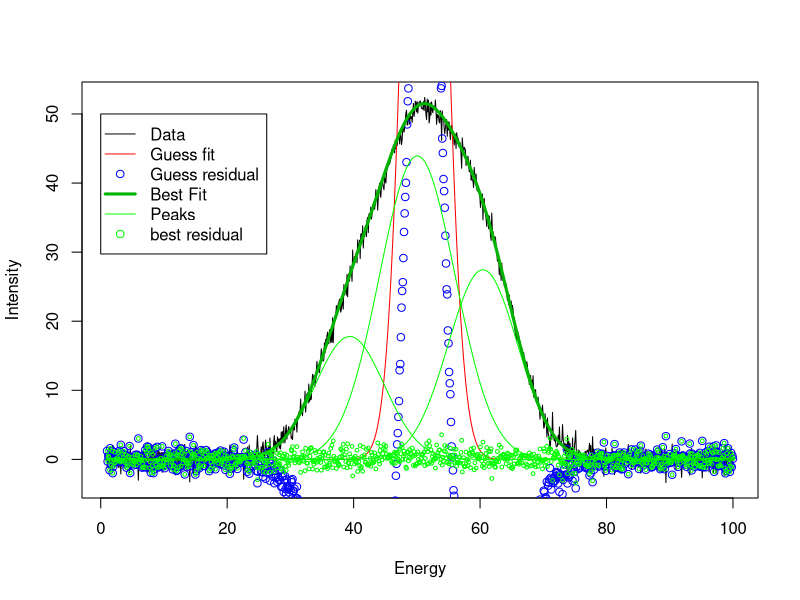
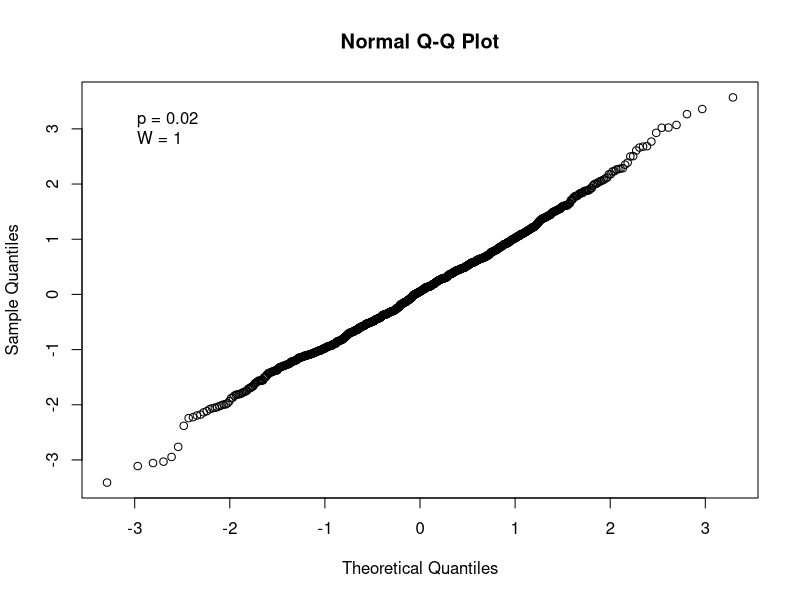
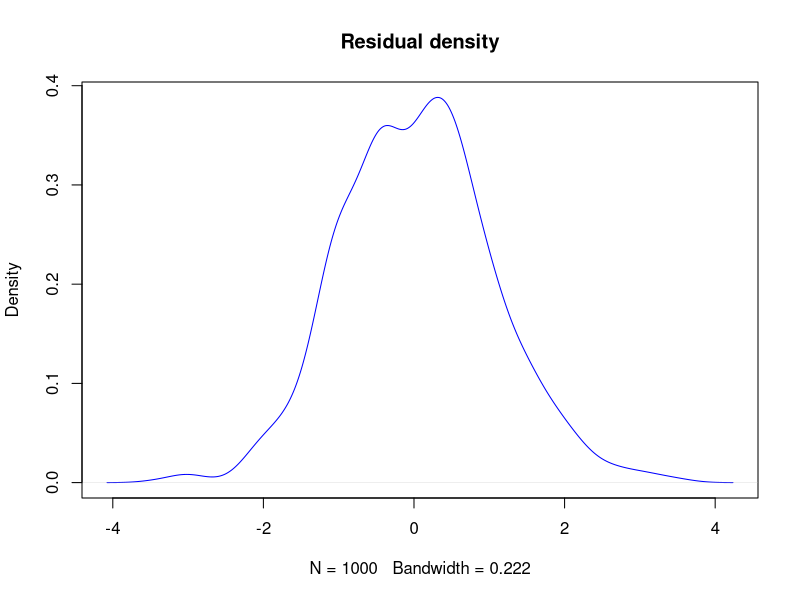

R code for these plots, in order:
# functions
peak <- function(x, center, imax, beta.sq){
  imax*exp(-pi*(x-center)^2/beta.sq)
}
fit_ys <- function(xs, fit_peaks){
  ys_out <- rep(0, length(xs))
  for(i in 1:nrow(fit_peaks)){
    ys_out <- ys_out + peak(xs, center = fit_peaks$center[i], imax = fit_peaks$imax[i]
                            , beta.sq = fit_peaks$beta.sq[i])
  }
  return(ys_out)
}
cost <- function(data, fit){
  sse <- log10(sum((fit-data)^2))
  return(sse)
}
neighbor <- function(old_soln){
  #old_soln <- old_fit
  new_soln <- old_soln
  # Choose a random parameter and change randomly
  var <- c(sample(1:nrow(old_soln), 1), sample(1:ncol(old_soln), 1))
  change_var <- new_soln[var[1], var[2]]
  new_var <- change_var + (change_var * rnorm(1, mean = 0, sd = 0.01))
  new_var
  if(new_var > limits["max_vals",var[2]]){
    new_var <- limits["max_vals",var[2]]
  }
  else if(new_var < limits["min_vals",var[2]]){
    new_var <- limits["min_vals",var[2]]
  }
  new_soln[var[1], var[2]] <- new_var
  return(new_soln)
}
calc_ap <- function(cost_old, cost_new, temp){
  # cost_new <- new_cost
  # cost_old <- old_cost
  # temp <- 1
  ap <- exp((cost_old - cost_new)/temp)
  if(ap > 1){ap <- 1}
  return(ap)
}
anneal <- function(temp = 1, temp_min = 1E-6, alpha = 0.9, n_wander = 200){
  while(temp > temp_min){
    # random wander
    for(i in 1:n_wander){
      new_fit <- neighbor(old_fit)
      new_cost <- cost(ys, fit_ys(xs, new_fit))
      prob_accept <- calc_ap(cost_old = old_cost, cost_new = new_cost, temp)
      
      random <- runif(n = 1, min = 0, max = 1)
      if(prob_accept > random){
        old_fit <- new_fit
        old_cost <- new_cost
        
        if(FALSE){
          new_row <- data.frame(temp = temp, order = paste(order, collapse = " ")
                                , distance = old_dist, prob_accept = prob_accept)
          save_params <- rbind(save_params, new_row)
        }
        if(FALSE){
          print(data.frame(temp = temp
                           #, order = paste(order, collapse = " ")
                           , distance = old_dist
                           , prob_accept = prob_accept))
        }
      }
    }
    print(paste("T =", temp))
    temp <- temp*alpha
  }
  return(new_fit)
}

# Save .pdf and set up plots
pdf("C:/Users/Lowell Moore/Desktop/peak_anneal.pdf", useDingbats = FALSE
    , width = 8, height = 6
    )

# Generate random spectrum with some convolved peaks
xs <- seq(1, 100, length.out = 1000)
ys <- (rnorm(length(xs))
          + peak(xs, center = 40, imax = 20, beta.sq = 200)
          + peak(xs, center = 50, imax = 40, beta.sq = 200)
          + peak(xs, center = 60, imax = 30, beta.sq = 200)
       )

# Plot and add legend
plot(xs, ys, type = "l", xlab = "Energy", ylab = "Intensity")
legend(x = 0, y = 50, xjust = 0, yjust = 1
       , legend = c("Data", "Guess fit", "Guess residual", "Best Fit", "Peaks", "best residual")
       , pch    = c(NA,     NA,          1,                NA,         NA,      1)
       , col    = c("black", "red",      "blue",           rgb(0, 0.7, 0), "green", "green")
       , lty    = c(1,      1,           NA,               1,          1,       NA)
       , lwd    = c(1,      1,           1,                3,          1,       1)
       )

# Initial guess for fit
n_peaks <- 3
center_pos <- which(ys == max(ys))
center_init <- xs[center_pos]
betasq_init <- 50
imax_init <- ys[center_pos]

# Data frame to hold the fit
old_fit <- data.frame(matrix(0, ncol = 3, nrow = n_peaks))
colnames(old_fit) <- c("center", "imax", "beta.sq")
old_fit$center <- rep(center_init, n_peaks)
old_fit$imax <- rep(imax_init, n_peaks)
old_fit$beta.sq <- rep(betasq_init, n_peaks)

# Limits for fit
min_vals <- c(10, 2, 0.0001)
max_vals <- c(90, 100, 1000)
limits <- rbind(min_vals, max_vals)
colnames(limits) <- colnames(old_fit)

# Compare initial guess with synthetic data
calc_ys <- fit_ys(xs, old_fit)
lines(xs, calc_ys, col = "red")
ys_resid <- calc_ys - ys
points(xs, ys_resid, col = "blue")

# Calculate initial step for annealing "while" loop
old_cost <- cost(ys, fit_ys(xs, old_fit))
new_fit <- neighbor(old_fit)
new_cost <- cost(ys, fit_ys(xs, new_fit))

# Fitting loop
best_fit <- anneal(temp = 1, temp_min = 1E-6, alpha = 0.9, n_wander = 100)

# Draw best fit peaks
for(i in 1:nrow(best_fit)){
  calc_ys <- fit_ys(xs, best_fit[i,])
  lines(xs, calc_ys, col = "green", lwd = 1)
}

# Draw best fit, calculate residual, draw residual
calc_ys <- fit_ys(xs, best_fit)
lines(xs, calc_ys, col = rgb(0, 0.7, 0), lwd = 3)
ys_resid <- calc_ys - ys
points(xs, ys_resid, col = "green", cex = 0.5)

# Are the residuals distributed normally?
shapiro <- shapiro.test(ys_resid)
pstat <- paste("p =", round(shapiro$p.value, 2))
wstat <- paste("W =", round(shapiro$statistic, 2))

# Quantile-quantile plot of residuals
qqplot <- qqnorm(ys_resid)
legend(x = min(qqnorm(ys_resid, plot.it = FALSE)$x), y <- max(qqnorm(ys_resid, plot.it = FALSE)$y)
       , xjust = 0, yjust = 1
       , legend = c(pstat, wstat)
       , bty = "n"
)

# Density plot of residuals
plot(density(ys_resid), main = "Residual density", col = "blue")

# Is the result what it was supposed to be?
print(best_fit)

dev.off()
